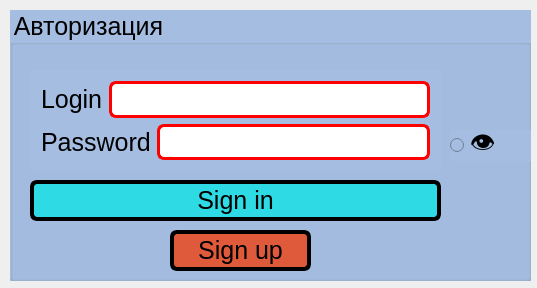
<?xml version="1.0" encoding="UTF-8"?>
<ui version="4.0">
 <class>MainWindow</class>
 <widget class="QMainWindow" name="MainWindow">
  <property name="geometry">
   <rect>
    <x>0</x>
    <y>0</y>
    <width>537</width>
    <height>288</height>
   </rect>
  </property>
  <property name="windowTitle">
   <string>MainWindow</string>
  </property>
  <widget class="QWidget" name="centralWidget">
   <widget class="QGroupBox" name="groupBox">
    <property name="geometry">
     <rect>
      <x>10</x>
      <y>10</y>
      <width>521</width>
      <height>271</height>
     </rect>
    </property>
    <property name="styleSheet">
     <string notr="true">font-family:Arial;
color:black;
font-size:25px;
background-color:#A5BDE1;</string>
    </property>
    <property name="title">
     <string>Авторизация</string>
    </property>
    <widget class="QPushButton" name="Login">
     <property name="geometry">
      <rect>
       <x>20</x>
       <y>170</y>
       <width>411</width>
       <height>41</height>
      </rect>
     </property>
     <property name="styleSheet">
      <string notr="true">background-color:#2EDAE4;
border:4px solid black;
border-radius:7px;
font-family:Arial;</string>
     </property>
     <property name="text">
      <string>Sign in</string>
     </property>
    </widget>
    <widget class="QPushButton" name="reg">
     <property name="geometry">
      <rect>
       <x>160</x>
       <y>220</y>
       <width>141</width>
       <height>41</height>
      </rect>
     </property>
     <property name="styleSheet">
      <string notr="true">background-color:#DF593B;
border:4px solid black;
border-radius:7px;
font-family:Arial;</string>
     </property>
     <property name="text">
      <string>Sign up</string>
     </property>
    </widget>
    <widget class="QRadioButton" name="radioButton">
     <property name="geometry">
      <rect>
       <x>440</x>
       <y>120</y>
       <width>95</width>
       <height>31</height>
      </rect>
     </property>
     <property name="text">
      <string>👁</string>
     </property>
    </widget>
    <widget class="QWidget" name="layoutWidget">
     <property name="geometry">
      <rect>
       <x>20</x>
       <y>60</y>
       <width>411</width>
       <height>101</height>
      </rect>
     </property>
     <layout class="QVBoxLayout" name="verticalLayout">
      <item>
       <layout class="QHBoxLayout" name="horizontalLayout_2">
        <item>
         <widget class="QLabel" name="user">
          <property name="text">
           <string>Login</string>
          </property>
         </widget>
        </item>
        <item>
         <widget class="QLineEdit" name="username">
          <property name="styleSheet">
           <string notr="true">background-color:white;
border:3px solid red;
border-radius:7px;</string>
          </property>
         </widget>
        </item>
       </layout>
      </item>
      <item>
       <layout class="QHBoxLayout" name="horizontalLayout">
        <item>
         <widget class="QLabel" name="label_2">
          <property name="text">
           <string>Password</string>
          </property>
         </widget>
        </item>
        <item>
         <widget class="QLineEdit" name="password">
          <property name="styleSheet">
           <string notr="true">background-color:white;
border:3px solid red;
border-radius:7px;</string>
          </property>
         </widget>
        </item>
       </layout>
      </item>
     </layout>
    </widget>
   </widget>
  </widget>
 </widget>
 <layoutdefault spacing="6" margin="11"/>
 <resources/>
 <connections/>
</ui>
